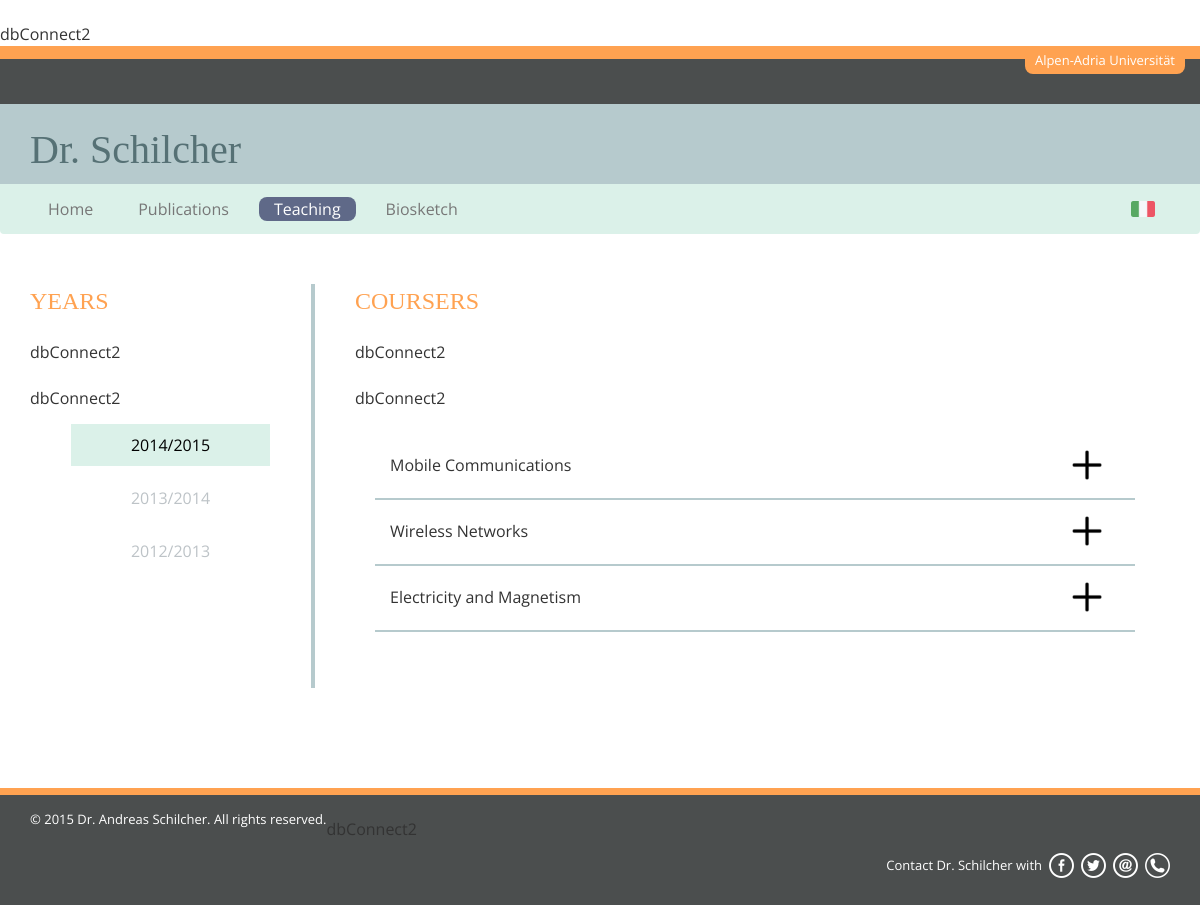
The page /en/teaching.php on the database its author committed.
### tables this page shows
CREATE TABLE IF NOT EXISTS `info` (
  `id` int(11) NOT NULL AUTO_INCREMENT,
  `data` datetime NOT NULL,
  `nome_prof` varchar(255) NOT NULL,
  `nome_uni` varchar(255) NOT NULL,
  `favicon` varchar(255) NOT NULL,
  `footer_it` text NOT NULL,
  `footer_en` text NOT NULL,
  PRIMARY KEY (`id`)
);

CREATE TABLE IF NOT EXISTS `tea` (
  `id` int(11) NOT NULL AUTO_INCREMENT,
  `data` datetime NOT NULL,
  `anno` varchar(255) NOT NULL,
  `nome` varchar(255) NOT NULL,
  `testo_it` text NOT NULL,
  `testo_en` text NOT NULL,
  `orari` varchar(255) NOT NULL,
  PRIMARY KEY (`id`)
);

### en/teaching.php (the view, shortened to what this page needs)
<?php
	include_once("../manager/funzioni.php");
	$titolo="Teaching";
	$tabella="tea";
	$tabellafile="materiale";
	$filtro="anno";
	include("header.php");
	include("menu.php");
?>
	<div class="col-lg-12 col-md-12 col-sm-12 col-xs-12">
		<div class="container">
			<div class="col-lg-3 col-md-4 col-sm-3 distanza-sopra no-padding bordo-dx hidden-xs">
				<div class="titolo-teach vollkorn">
					YEARS
				</div>
<?php
	$totale=numeroElementi($tabella);
	if($totale==0){
?>
				<div class="anno-teach">
					There isn't years.
				</div>
<?php
	}
	else{
		$i=0;
		$risposta=elementiRaggruppati($tabella, $filtro);
		while($riga=mysql_fetch_array($risposta)){
			if(!isset($anno_sel)){
				if($i==0){
					$anno_sel=$riga['anno'];
?>
				<div class="anno-teach anno-attivo">
<?php
				}
				else{
?>
				<div class="anno-teach">
<?php
				}
?>
					<a href="teaching.php?a=<?php echo $riga['anno']; ?>">
						<?php echo $riga['anno']; ?>
					</a>
				</div>
<?php
				$i++;
			}
			else{
				if($riga['anno']==$anno_sel){
?>
				<div class="anno-teach anno-attivo">
					<a href="teaching.php?a=<?php echo $riga['anno']; ?>">
						<?php echo $riga['anno']; ?>
					</a>
				</div>
<?php
				}
				else{
?>
				<div class="anno-teach">
					<a href="teaching.php?a=<?php echo $riga['anno']; ?>">
						<?php echo $riga['anno']; ?>
					</a>
				</div>
<?php
				}
			}
		}
	}
?>
			</div>
<?php
	$totale=numeroElementi($tabella);
	if($totale==0){
?>
				<div class="anno-teach">
					There isn't years.
				</div>
				<div class="dropdown">
<?php
	}
	else{
		$i=0;
		$risposta=elementiRaggruppati($tabella, $filtro);
		while($riga=mysql_fetch_array($risposta)){
			if($i==0){
				if(!isset($anno_sel)){
					$anno_sel=$riga['anno'];
				}
?>
					<button class="btn btn-default dropdown-toggle sel-anno" type="button" id="dropdownMenu1" data-toggle="dropdown" style="width:100%;">
						<?php echo $anno_sel; ?>&nbsp;<span class="caret"></span>
					</button>
					<ul class="dropdown-menu" role="menu" aria-labelledby="dropdownMenu1" style="width:100%;">
<?php
				$i++;
			}
			if($i!=0){
				if($riga['anno']!=$anno_sel){
?>
						<li role="presentation">
							<a role="menuitem" tabindex="-1" href="teaching.php?a=<?php echo $riga['anno']; ?>">
								<?php echo $riga['anno']; ?>
							</a>
						</li>
<?php
				}
			}
		}
	}
?>
					</ul>
			<div class="col-lg-9 col-md-8 col-sm-9 col-xs-12 distanza padding-corsi no-padding-xs">
				<div class="titolo-teach vollkorn">
					COURSERS
				</div>
<?php
	$totale=numeroElementi($tabella);
	if($totale==0){
?>
				<div class="corso-teach distanza-corso">
					<div class="col-lg-12 col-md-12 col-sm-12 col-xs-12">
						<div class="titolo-corso">There isn't courses for this year.</div>
					</div>
				</div>
<?php
	}
	else{
		$i=0;
		$risposta=elementiFiltroAnno($tabella, $anno_sel);
		while($riga=mysql_fetch_array($risposta)){
			if($i==0){
?>
				<div class="corso-teach distanza-corso">
<?php
			}
			else{
?>
				<div class="corso-teach">
<?php
			}
?>
					<div class="col-lg-11 col-md-11 col-sm-11 col-xs-10">
						<div class="titolo-corso"><?php echo $riga['nome']; ?></div>
					</div>
					<div class="col-lg-1 col-md-1 col-sm-1 col-xs-2 padding-img-tea">
						<a href="javascript:void(0)" data-toggle="collapse" data-target="#tea<?php echo $riga['id']; ?>" class="collapsed">
							<div class="toggle-img"></div>
						</a>
					</div>
					<div class="col-lg-12 col-md-12 col-sm-12 col-xs-12">
<?php
			$totale=numeroElementiFiltroCid($tabellafile, $riga['id']);
?>
<?php
		$i++;
?>
					</div>
				</div>
<?php
		}
	}
?>
			</div>
		</div>
	</div>
<?php
	include("footer.php");
?>

### en/menu.php (shortened to what this page needs)
<body>
	<div class="col-lg-12 col-md-12 col-sm-12 col-xs-12 fascia-arancione">
		<div class="container no-padding">
			<div class="nome-uni">
				<?php echo $info['nome_uni']; ?>
			</div>
		</div>
	</div>
	<div class="col-lg-12 col-md-12 col-sm-12 col-xs-12 fascia-marrone">
	</div>
	<div class="col-lg-12 col-md-12 col-sm-12 hidden-xs fascia-grigio">
		<div class="container">
			<div class="nome-prof font-verde vollkorn">
				<?php echo $info['nome_prof']; ?>
			</div>
		</div>
	</div>
	<div class="navbar navbar-default" role="navigation">
		<div class="container">
			<div class="navbar-collapse collapse">
				<ul class="nav navbar-nav">
					<li <?php if($titolo=="Home"){ ?>class="active"<?php } ?>><a href="index.php">Home</a></li>
		            <li <?php if($titolo=="Publications"){ ?>class="active"<?php } ?>><a href="publications.php">Publications</a></li>
		            <li <?php if($titolo=="Teaching"){ ?>class="active"<?php } ?>><a href="teaching.php">Teaching</a></li>
					<li <?php if($titolo=="Biosketch"){ ?>class="active"<?php } ?>><a href="biosketch.php">Biosketch</a></li>
				</ul>
				<ul class="nav navbar-nav navbar-right">
					<li class="hidden-xs" style="margin-right:0;"><a href="../index.php"><img src="../img/ita.png" class="bandiere"></a></li>
				</ul>
			</div>
		</div>
	</div>

### en/footer.php (shortened to what this page needs)
		<div class="col-lg-12 col-md-12 col-sm-12 col-xs-12 distanza-sopra fascia-arancione-footer">
		</div>
		<div class="col-lg-12 col-md-12 col-sm-12 col-xs-12 fascia-marrone-footer">
			<div class="container">
				<div class="testo-footer float-left">
					<?php echo $info['footer_en']; ?>
				</div>
<?php
	$tabellasocial="home";
	$idsocial=1;
	$social=elementoDaId($tabellasocial, $idsocial);
?>
				<div class="social-footer">
					<a href="tel:<?php echo str_replace(" ", "", $riga['phone']); ?>"><div class="float-right social phone"></div></a>
					<a href="mailto:<?php echo $riga['mail']; ?>"><div class="float-right social mail"></div></a>
					<a href="<?php echo $riga['twitter_link']; ?>" target="_blank"><div class="float-right social twitter"></div></a>
					<a href="<?php echo $riga['facebook_link']; ?>" target="_blank"><div class="float-right social facebook"></div></a>
					<div class="testo-footer float-right">
						Contact <?php echo $info['nome_prof']; ?> with
					</div>
				</div>
			</div>
		</div>
	</body>
</html>

### rows shown on the page
info: nome_uni "Alpen-Adria Universität", nome_prof "Dr. Schilcher", footer_en "© 2015 Dr. Andreas Schilcher. All rights reserved."
tea: anno "2014/2015", nome "Mobile Communications"
tea: anno "2013/2014"
tea: anno "2012/2013"
tea: nome "Wireless Networks"
tea: nome "Electricity and Magnetism"
